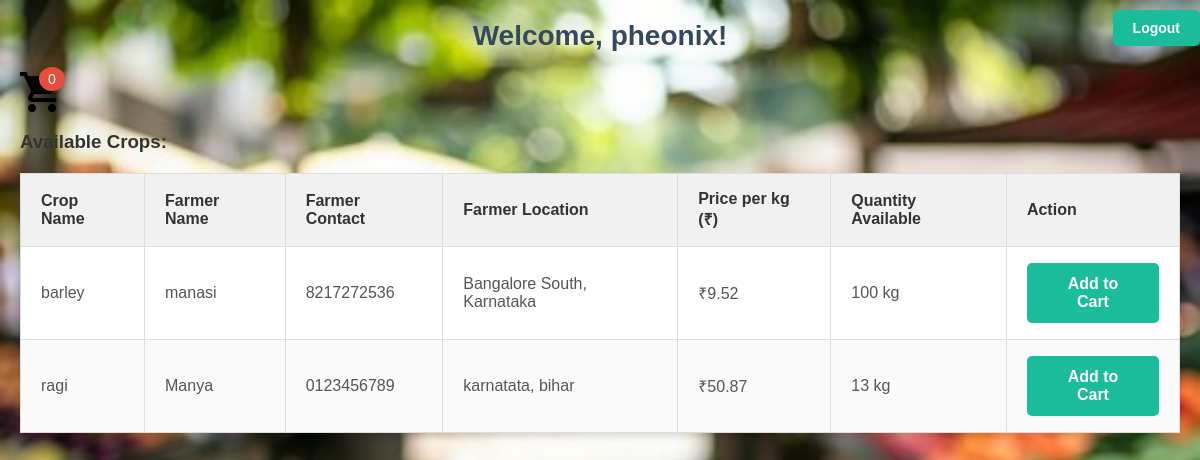
Page /dashboard/ (signed in) on the committed database.
### core/models.py (models this page shows, shortened)
class Crop(models.Model):
    farmer_name = models.CharField(max_length=100)
    contact_number = models.CharField(max_length=15)
    state = models.CharField(max_length=50)
    city = models.CharField(max_length=50, default='Unknown')
    crop_name = models.CharField(max_length=100)
    quantity_to_sell = models.IntegerField()
    seeds_cost = models.DecimalField(max_digits=10, decimal_places=2)
    fertilizer_cost = models.DecimalField(max_digits=10, decimal_places=2)
    pesticide_cost = models.DecimalField(max_digits=10, decimal_places=2)
    machinery_cost = models.DecimalField(max_digits=10, decimal_places=2)
    labor_cost = models.DecimalField(max_digits=10, decimal_places=2)
    msp = models.DecimalField(max_digits=10, decimal_places=2)
    price_per_kg = models.DecimalField(max_digits=10, decimal_places=2, null=True, blank=True)  # Add this
    available_quantity = models.IntegerField(default=0)  # New field for tracking quantity available after sales

### core/views.py (the view)
# urls.py: path('dashboard/', views.customer_dashboard, name='customer_dashboard'),
@login_required
def customer_dashboard(request):
    cart = Cart.objects.filter(customer=request.user, is_checked_out=False).first()
    cart_item_count = 0
    if cart:
        cart_item_count = CartItem.objects.filter(cart=cart).values('crop').distinct().count()
    crops = Crop.objects.filter(quantity_to_sell__gt=0)  # Only crops with non-zero quantity
    return render(request, 'core/customer_dashboard.html', {
        'cart_item_count': cart_item_count,
        'crops': crops,
    })

### core/templates/core/customer_dashboard.html (shortened to what this page needs)
{% load static %}
{% load i18n %}
<h2>{% trans "Welcome," %} {{ user.username }}!</h2>
<div class="cart-icon">
    <a href="{% url 'cart' %}">
        <img src="{% static 'images/cart_icon.png' %}" alt="{% trans 'Cart' %}" />
        <span class="cart-count">{{ cart_item_count }}</span>
    </a>
</div>
<div class="logout">
    <a href="{% url 'farmer_logout' %}" class="btn">{% trans "Logout" %}</a>
</div>
<h3>{% trans "Available Crops:" %}</h3>
<table>
    <thead>
        <tr>
            <th>{% trans "Crop Name" %}</th>
            <th>{% trans "Farmer Name" %}</th>
            <th>{% trans "Farmer Contact" %}</th>
            <th>{% trans "Farmer Location" %}</th>
            <th>{% trans "Price per kg (₹)" %}</th>
            <th>{% trans "Quantity Available" %}</th>
            <th>{% trans "Action" %}</th>
        </tr>
    </thead>
    <tbody>
        {% for crop in crops %}
            <tr>
                <td>{{ crop.crop_name }}</td>
                <td>{{ crop.farmer_name }}</td>
                <td>{{ crop.contact_number }}</td>
                <td>{{ crop.city }}, {{ crop.state }}</td>
                <td>₹{{ crop.price_per_kg|floatformat:2 }}</td>
                <td>{{ crop.quantity_to_sell }} kg</td>
                <td><a href="{% url 'add_to_cart' crop.id %}" class="btn">{% trans "Add to Cart" %}</a></td>
            </tr>
        {% empty %}
            <tr>
                <td colspan="7">{% trans "No crops available." %}</td>
            </tr>
        {% endfor %}
    </tbody>
</table>

### rows in the picture
Crop: crop_name "barley", farmer_name "manasi", contact_number "8217272536", city "Bangalore South", state "Karnataka", price_per_kg "9.52", quantity_to_sell "100"
Crop: crop_name "ragi", farmer_name "Manya", contact_number "0123456789", city "karnatata", state "bihar", price_per_kg "50.87", quantity_to_sell "13"

### other values in the picture
{{ user.username }} "pheonix"
{{ cart_item_count }} "0"
